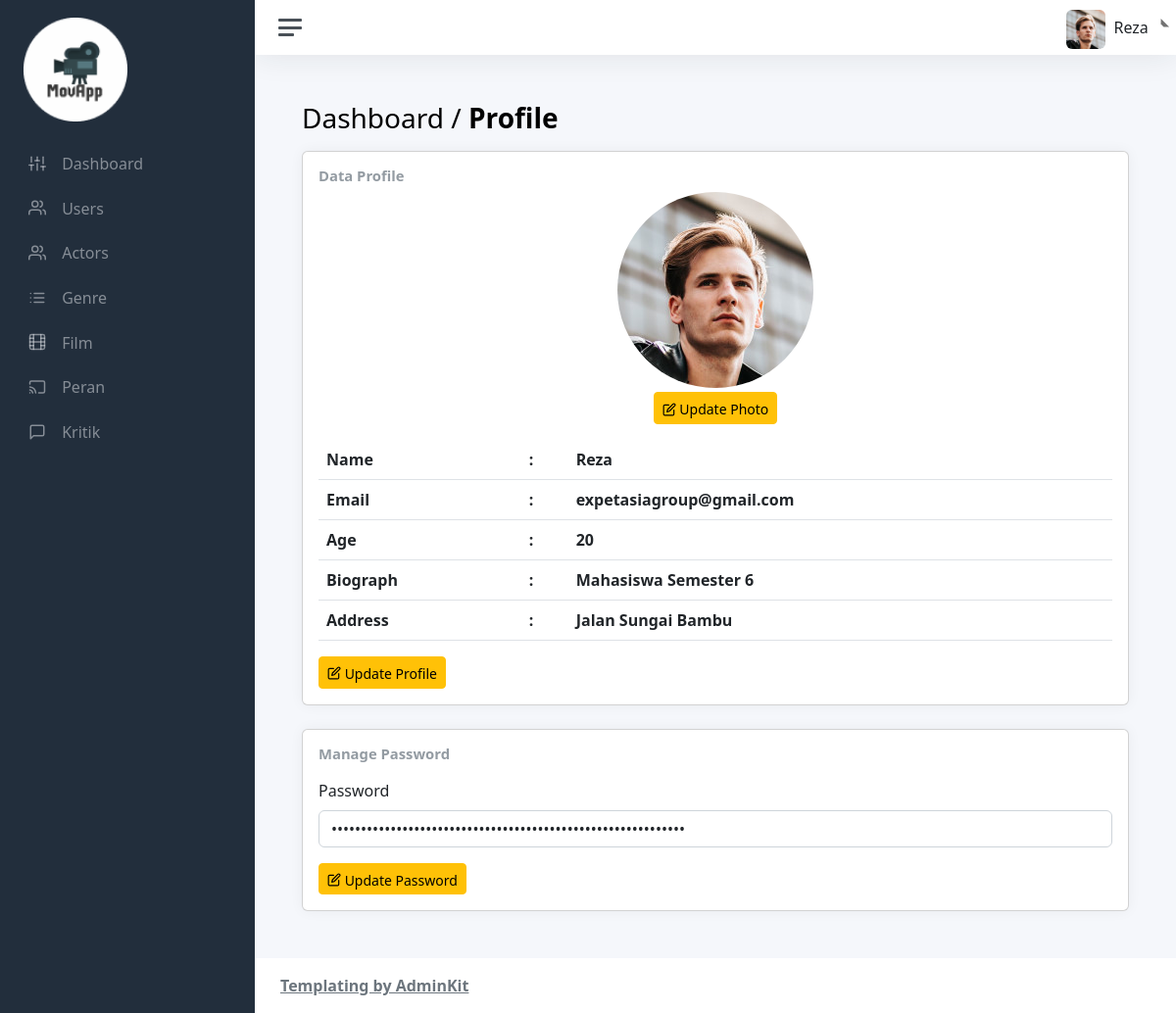
The page /admin/views/profile.php?id=1 (signed in) on the database its author committed.
### tables this page shows
CREATE TABLE `users` (
  `id` int(11) NOT NULL,
  `name` varchar(45) NOT NULL,
  `email` varchar(45) NOT NULL,
  `password` varchar(255) NOT NULL,
  `role` enum('admin','user') NOT NULL,
  `age` int(11) NOT NULL,
  `bio` varchar(255) DEFAULT NULL,
  `address` text DEFAULT NULL,
  `photo` varchar(60) DEFAULT NULL
);

### admin/views/profile.php (the view, shortened to what this page needs)
<?php
    $nameuser = $_SESSION['user']['name'];
    $photouser = $_SESSION['user']['photo'];
?>
<!DOCTYPE html>
<html lang="en">
    <head>
        <link href="../../assets/plugin/AdminKit/css/app.css" rel="stylesheet">
        <link rel="stylesheet" type="text/css" href="../../assets/css/bootstrap.min.css">
        <link rel="stylesheet" type="text/css" href="../../assets/css/bootstrap.min.css">
    </head>
    <body>
        <div class="wrapper">
            <nav id="sidebar" class="sidebar js-sidebar">
                <div class="sidebar-content js-simplebar">
                    <a class="sidebar-brand" href="../index.php">
                        <img src="../../assets/img/icons/logo-1.png" alt="logo" width="50%"
                            style="text-align: center;">
                    </a>
                    <ul class="sidebar-nav">
                        <li class="sidebar-item">
                            <a class="sidebar-link" href="../index.php">
                                <i class="align-middle" data-feather="sliders"></i>
                                <span class="align-middle">Dashboard</span>
                            </a>
                        </li>
                        <li class="sidebar-item">
                            <a class="sidebar-link" href="user/user.php">
                                <i class="align-middle" data-feather="users"></i>
                                <span class="align-middle">Users</span>
                            </a>
                        </li>
                        <li class="sidebar-item">
                            <a class="sidebar-link" href="actor/actor.php">
                                <i class="align-middle" data-feather="users"></i>
                                <span class="align-middle">Actors</span>
                            </a>
                        </li>
                        <li class="sidebar-item">
                            <a class="sidebar-link" href="genre/genre.php">
                                <i class="align-middle" data-feather="list"></i>
                                <span class="align-middle">Genre</span>
                            </a>
                        </li>
                        <li class="sidebar-item">
                            <a class="sidebar-link" href="film/film.php">
                                <i class="align-middle" data-feather="film"></i>
                                <span class="align-middle">Film</span>
                            </a>
                        </li>
                        <li class="sidebar-item">
                            <a class="sidebar-link" href="peran/peran.php">
                                <i class="align-middle" data-feather="cast"></i>
                                <span class="align-middle">Peran</span>
                            </a>
                        </li>
                        <li class="sidebar-item">
                            <a class="sidebar-link" href="kritik/kritik.php">
                                <i class="align-middle" data-feather="message-square"></i>
                                <span class="align-middle">Kritik</span>
                            </a>
                        </li>
                    </ul>
                </div>
            </nav>
            <div class="main">
                <nav class="navbar navbar-expand navbar-light navbar-bg">
                    <a class="sidebar-toggle js-sidebar-toggle ms-4">
                        <i class="hamburger align-self-center"></i>
                    </a>
                    <div class="navbar-collapse collapse">
                        <ul class="navbar-nav navbar-align">
                            <li class="nav-item dropdown">
                                <a class="nav-link dropdown-toggle d-none
                                    d-sm-inline-block" href="#" data-bs-toggle="dropdown">
                                    <img src="../../assets/img/uploads/<?= $photouser; ?>"
                                        class="avatar img-fluid rounded me-1"
                                        alt="<?= $nameuser; ?>" />
                                    <span class="text-dark"><?= $nameuser; ?></span>
                                </a>
                            </li>
                        </ul>
                    </div>
                </nav>
                <main class="content">
                    <div class="container-fluid p-0">
                        <h1 class="h3 mb-3">Dashboard / <strong>Profile</strong></h1>
                        <div class="col-sm-12">
                            <div class="card">
                                <div class="card-body">
                                    <?php
                                        include "../../database/db.php";
                                        $id = $_GET['id'];
                                        $query = $conn->query("SELECT * FROM users WHERE id=$id;");
                                        while ($data = mysqli_fetch_array($query)) {
                                            $id = $data["id"];
                                            $name = $data["name"];
                                            $email = $data["email"];
                                            $age = $data["age"];
                                            $bio = $data["bio"];
                                            $address = $data["address"];
                                            $photo = $data["photo"];
                                        }
                                    ?>
                                    <h3 class="card-title">Data Profile</h3>
                                    <div class="text-center">
                                        <img src="../../assets/img/uploads/<?= $photo; ?>"
                                            class="rounded"
                                            style="border-radius: 100% !important;"
                                            alt="<?= $name; ?>"><br />
                                        <a class="btn btn-warning btn-sm mt-1"
                                            href="photo_form.php?id=<?= $id; ?>">
                                            <i class="align-middle"
                                                data-feather="edit"></i>
                                            <span class="align-middle">
                                                Update Photo
                                            </span>
                                        </a>
                                    </div>
                                    <div class="mt-3">
                                        <table class="table">
                                            <tbody>
                                                <tr>
                                                    <th>Name</th>
                                                    <th>:</th>
                                                    <th><?= $name; ?></th>
                                                </tr>
                                                <tr>
                                                    <th>Email</th>
                                                    <th>:</th>
                                                    <th><?= $email; ?></th>
                                                </tr>
                                                <tr>
                                                    <th>Age</th>
                                                    <th>:</th>
                                                    <th><?= $age; ?></th>
                                                </tr>
                                                <tr>
                                                    <th>Biograph</th>
                                                    <th>:</th>
                                                    <th><?= $bio; ?></th>
                                                </tr>
                                                <tr>
                                                    <th>Address</th>
                                                    <th>:</th>
                                                    <th><?= $address; ?></th>
                                                </tr>
                                            </tbody>
                                        </table>
                                        <a class="btn btn-warning btn-sm"
                                            href="profile_form.php?id=<?= $id; ?>">
                                            <i class="align-middle"
                                                data-feather="edit"></i>
                                            <span class="align-middle">
                                                Update Profile
                                            </span>
                                        </a>
                                    </div>
                                </div>
                            </div>
                            <div class="card">
                                <div class="card-body">
                                    <?php
                                        $query = $conn->query("SELECT * FROM users WHERE id=$id;");
                                        while ($data = mysqli_fetch_array($query)) {
                                            $password = $data["password"];
                                        }
                                    ?>
                                    <h3 class="card-title">Manage Password</h3>
                                    <div class="mt-3">
                                        <form class="row g-3 needs-validation" novalidate
                                            action="../../controllers/profile/profile-admin.php?id=<?= $id; ?>"
                                            method="post"
                                            enctype="multipart/form-data">
                                            <div class="col-md-12">
                                                <label for="validationCustomName" class="form-label">Password</label>
                                                <div class="input-group has-validation">
                                                    <input type="password" name="password" class="form-control"
                                                        id="validationCustomName" value="<?= $password; ?>"
                                                        aria-describedby="inputGroupPrepend" required>
                                                </div>
                                            </div>
                                            <div class="col-12">
                                                <button class="btn btn-sm btn-warning"
                                                    type="submit" name="update-password">
                                                    <i class="align-middle"
                                                        data-feather="edit"></i>
                                                    <span class="align-middle">
                                                        Update Password
                                                    </span>
                                                </button>
                                            </div>
                                        </form>
                                    </div>
                                </div>
                            </div>
                        </div>
                    </div>
                </main>
                <?php include_once ("layouts/footer.php"); ?>
            </div>
        </div>
    </body>
</html>

### rows shown on the page
users: photo (picture), name "Reza", email "expetasiagroup@gmail.com", age "20", bio "Mahasiswa Semester 6", address "Jalan Sungai Bambu"

### other values the page prints
$nameuser "Reza"
